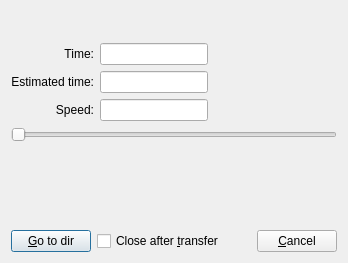
<ui version="4.0" >
 <class>FileTransferBase</class>
 <widget class="QDialog" name="FileTransferBase" >
  <property name="geometry" >
   <rect>
    <x>0</x>
    <y>0</y>
    <width>348</width>
    <height>263</height>
   </rect>
  </property>
  <property name="windowTitle" >
   <string>File transfer</string>
  </property>
  <layout class="QGridLayout" >
   <property name="margin" >
    <number>11</number>
   </property>
   <property name="spacing" >
    <number>6</number>
   </property>
   <item row="0" column="0" colspan="3" >
    <widget class="Q3ProgressBar" name="barFile" />
   </item>
   <item row="1" column="0" colspan="3" >
    <widget class="Q3ProgressBar" name="barTotal" />
   </item>
   <item row="7" column="1" >
    <spacer>
     <property name="orientation" >
      <enum>Qt::Vertical</enum>
     </property>
     <property name="sizeType" >
      <enum>QSizePolicy::Expanding</enum>
     </property>
     <property name="sizeHint" >
      <size>
       <width>20</width>
       <height>20</height>
      </size>
     </property>
    </spacer>
   </item>
   <item row="2" column="0" colspan="3" >
    <widget class="QLabel" name="lblState" >
     <property name="text" >
      <string/>
     </property>
     <property name="wordWrap" >
      <bool>false</bool>
     </property>
    </widget>
   </item>
   <item row="3" column="1" >
    <widget class="QLineEdit" name="edtTime" >
     <property name="sizePolicy" >
      <sizepolicy>
       <hsizetype>0</hsizetype>
       <vsizetype>0</vsizetype>
       <horstretch>0</horstretch>
       <verstretch>0</verstretch>
      </sizepolicy>
     </property>
    </widget>
   </item>
   <item row="3" column="2" >
    <spacer>
     <property name="orientation" >
      <enum>Qt::Horizontal</enum>
     </property>
     <property name="sizeType" >
      <enum>QSizePolicy::Expanding</enum>
     </property>
     <property name="sizeHint" >
      <size>
       <width>20</width>
       <height>20</height>
      </size>
     </property>
    </spacer>
   </item>
   <item row="3" column="0" >
    <widget class="QLabel" name="lblTime" >
     <property name="text" >
      <string>Time:</string>
     </property>
     <property name="alignment" >
      <set>Qt::AlignRight|Qt::AlignTrailing|Qt::AlignVCenter</set>
     </property>
     <property name="wordWrap" >
      <bool>false</bool>
     </property>
    </widget>
   </item>
   <item row="4" column="0" >
    <widget class="QLabel" name="lblEstimated" >
     <property name="text" >
      <string>Estimated time:</string>
     </property>
     <property name="alignment" >
      <set>Qt::AlignRight|Qt::AlignTrailing|Qt::AlignVCenter</set>
     </property>
     <property name="wordWrap" >
      <bool>false</bool>
     </property>
    </widget>
   </item>
   <item row="4" column="1" >
    <widget class="QLineEdit" name="edtEstimated" >
     <property name="sizePolicy" >
      <sizepolicy>
       <hsizetype>0</hsizetype>
       <vsizetype>0</vsizetype>
       <horstretch>0</horstretch>
       <verstretch>0</verstretch>
      </sizepolicy>
     </property>
    </widget>
   </item>
   <item row="6" column="0" colspan="3" >
    <widget class="QSlider" name="sldSpeed" >
     <property name="minimum" >
      <number>1</number>
     </property>
     <property name="maximum" >
      <number>100</number>
     </property>
     <property name="orientation" >
      <enum>Qt::Horizontal</enum>
     </property>
    </widget>
   </item>
   <item row="5" column="0" >
    <widget class="QLabel" name="TextLabel1" >
     <property name="text" >
      <string>Speed:</string>
     </property>
     <property name="alignment" >
      <set>Qt::AlignRight|Qt::AlignTrailing|Qt::AlignVCenter</set>
     </property>
     <property name="wordWrap" >
      <bool>false</bool>
     </property>
    </widget>
   </item>
   <item row="5" column="1" >
    <widget class="QLineEdit" name="edtSpeed" >
     <property name="sizePolicy" >
      <sizepolicy>
       <hsizetype>0</hsizetype>
       <vsizetype>0</vsizetype>
       <horstretch>0</horstretch>
       <verstretch>0</verstretch>
      </sizepolicy>
     </property>
    </widget>
   </item>
   <item row="8" column="0" colspan="3" >
    <layout class="QHBoxLayout" >
     <property name="margin" >
      <number>0</number>
     </property>
     <property name="spacing" >
      <number>6</number>
     </property>
     <item>
      <widget class="QPushButton" name="btnGo" >
       <property name="text" >
        <string>&amp;Go to dir</string>
       </property>
      </widget>
     </item>
     <item>
      <widget class="QCheckBox" name="chkClose" >
       <property name="text" >
        <string>Close after &amp;transfer</string>
       </property>
      </widget>
     </item>
     <item>
      <spacer>
       <property name="orientation" >
        <enum>Qt::Horizontal</enum>
       </property>
       <property name="sizeType" >
        <enum>QSizePolicy::Expanding</enum>
       </property>
       <property name="sizeHint" >
        <size>
         <width>20</width>
         <height>20</height>
        </size>
       </property>
      </spacer>
     </item>
     <item>
      <widget class="QPushButton" name="btnCancel" >
       <property name="text" >
        <string>&amp;Cancel</string>
       </property>
      </widget>
     </item>
    </layout>
   </item>
  </layout>
 </widget>
 <pixmapfunction>qPixmapFromMimeSource</pixmapfunction>
 <customwidgets>
  <customwidget>
   <class>Q3ProgressBar</class>
   <extends>QFrame</extends>
   <header>Qt3Support/Q3ProgressBar</header>
  </customwidget>
 </customwidgets>
 <tabstops>
  <tabstop>btnCancel</tabstop>
  <tabstop>sldSpeed</tabstop>
  <tabstop>edtTime</tabstop>
  <tabstop>edtEstimated</tabstop>
  <tabstop>edtSpeed</tabstop>
  <tabstop>chkClose</tabstop>
 </tabstops>
 <resources/>
 <connections/>
</ui>
